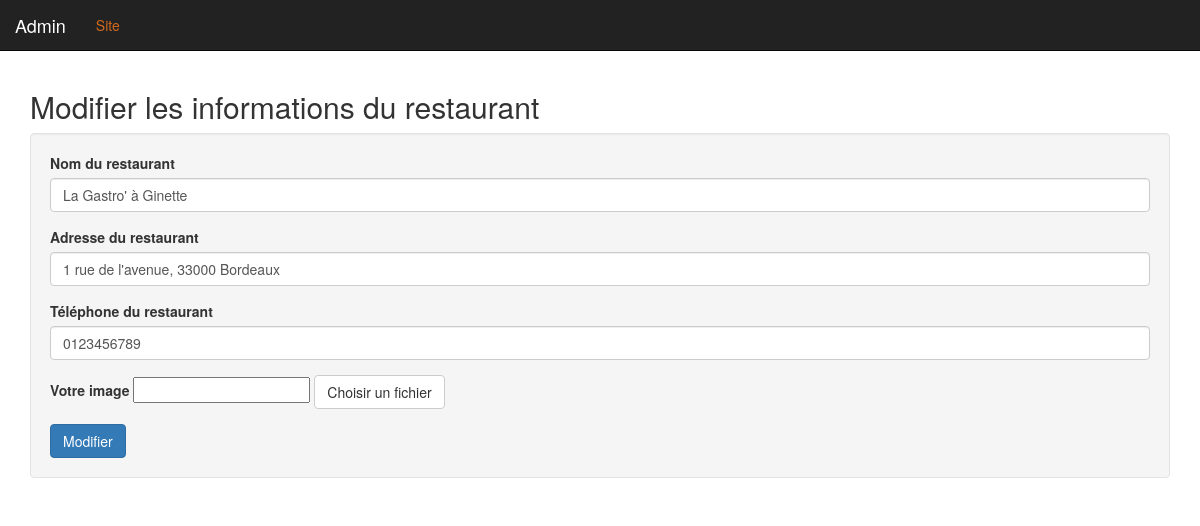
The app's page /admin/edit_infos.php with its own data.
### tables this page shows
CREATE TABLE `infos` (
  `id` int(11) NOT NULL,
  `name` varchar(255) NOT NULL,
  `address` varchar(255) NOT NULL,
  `phone` varchar(255) NOT NULL,
  `picture` varchar(255) NOT NULL
);

### admin/edit_infos.php (the view, shortened to what this page needs)
<?php
	require_once '../inc/connect.php';
	$idInfos = 1;
	$selectInfos = $bdd->prepare('SELECT * FROM infos');
	$selectInfos->execute();
	$infos = $selectInfos->fetch(PDO::FETCH_ASSOC);
	$res = $bdd->prepare('SELECT * FROM infos WHERE id = :idInfos');
	$res->bindParam(':idInfos', $idInfos, PDO::PARAM_INT);
	$res->execute();
	$infosResto = $res->fetch(PDO::FETCH_ASSOC);
include_once 'inc/header.php';
?>
<h2>Modifier les informations du restaurant</h2>
<?php if(isset($infosResto)): ?>
	<form method="POST" class="well">
		<div class="form-group">
			<label for="name">Nom du restaurant</label>
			<input type="text" id="name" name="name" class="form-control" value="<?=$infosResto['name'];?>">
		</div>
		<div class="form-group">
			<label for="address">Adresse du restaurant</label>
			<input type="text" id="address" name="address" class="form-control" value="<?=$infosResto['address'];?>">
		</div>
		<div class="form-group">
			<label for="phone">Téléphone du restaurant</label>
			<input type="phone" id="phone" name="phone" class="form-control" value="<?=$infosResto['phone'];?>">
		</div>
		<div class="form-group">
		<label for="picture">Votre image</label>
        <input type="text" id="nomFichier" readonly="true" <?php if(isset($infos)){ echo 'value="'.$infos['picture'].'"';}?>>
        <input type="button" class="btn btn-default" id="fakeBrowse" value="Choisir un fichier">
	</div>
		<button type="submit" class="btn btn-primary">Modifier</button>
	</form>
<?php else: ?>
	<p>aucune infos</p>
<?php endif; ?>
<?php include_once 'inc/footer.php' ;?>

### css/style.css (style rules this page uses)
.bodyStyle { background: url("https://wallpaperscraft.com/image/restaurant_table_interior_modern_style_39288_1920x1080.jpg") no-repeat fixed; }

### admin/inc/header.php (style rules this page uses)
body { padding-top: 70px; }

### records on screen
infos: name "La Gastro' à Ginette", address "1 rue de l'avenue, 33000 Bordeaux", phone "0123456789"
